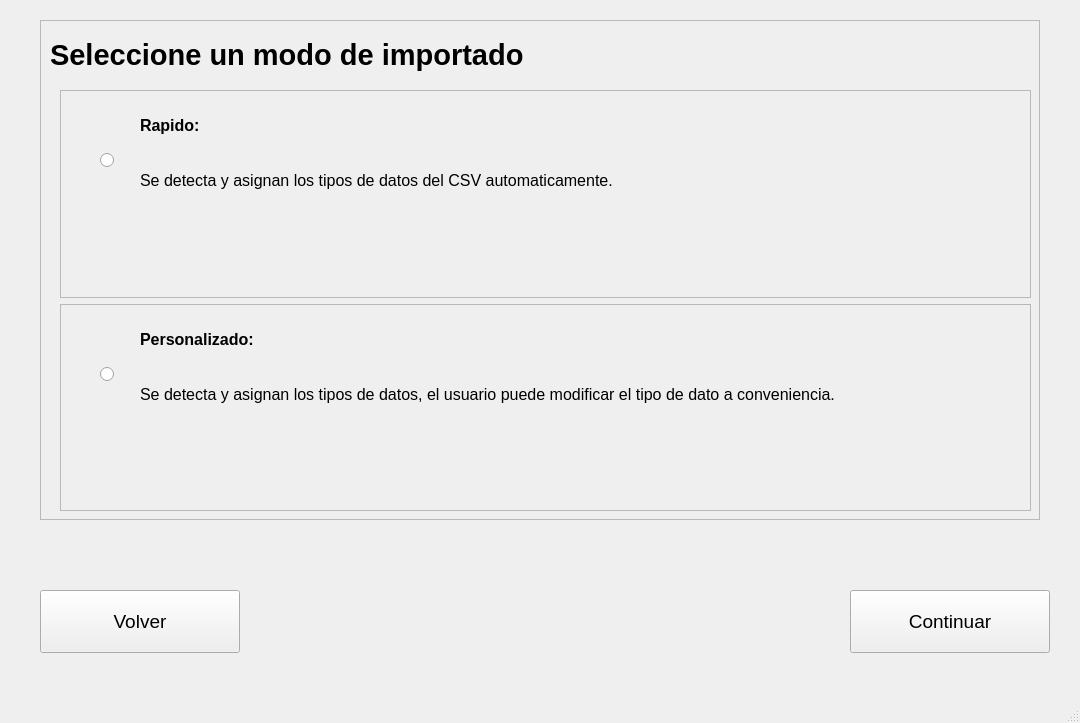
<?xml version="1.0" encoding="UTF-8"?>
<ui version="4.0">
 <class>MainWindow</class>
 <widget class="QMainWindow" name="MainWindow">
  <property name="geometry">
   <rect>
    <x>0</x>
    <y>0</y>
    <width>1080</width>
    <height>723</height>
   </rect>
  </property>
  <property name="windowTitle">
   <string>MainWindow</string>
  </property>
  <widget class="QWidget" name="centralwidget">
   <widget class="QFrame" name="frame">
    <property name="geometry">
     <rect>
      <x>40</x>
      <y>20</y>
      <width>1000</width>
      <height>500</height>
     </rect>
    </property>
    <property name="autoFillBackground">
     <bool>true</bool>
    </property>
    <property name="frameShape">
     <enum>QFrame::StyledPanel</enum>
    </property>
    <property name="frameShadow">
     <enum>QFrame::Raised</enum>
    </property>
    <widget class="QLabel" name="labelCabezal">
     <property name="geometry">
      <rect>
       <x>10</x>
       <y>10</y>
       <width>500</width>
       <height>49</height>
      </rect>
     </property>
     <property name="font">
      <font>
       <pointsize>22</pointsize>
       <weight>75</weight>
       <bold>true</bold>
      </font>
     </property>
     <property name="text">
      <string>Seleccione un modo de importado</string>
     </property>
    </widget>
    <widget class="QWidget" name="verticalLayoutWidget">
     <property name="geometry">
      <rect>
       <x>20</x>
       <y>70</y>
       <width>971</width>
       <height>421</height>
      </rect>
     </property>
     <layout class="QVBoxLayout" name="verticalLayout">
      <item>
       <widget class="QFrame" name="frameRapido">
        <property name="frameShape">
         <enum>QFrame::StyledPanel</enum>
        </property>
        <property name="frameShadow">
         <enum>QFrame::Raised</enum>
        </property>
        <widget class="QRadioButton" name="rbSqlServer">
         <property name="geometry">
          <rect>
           <x>40</x>
           <y>50</y>
           <width>31</width>
           <height>41</height>
          </rect>
         </property>
         <property name="baseSize">
          <size>
           <width>20</width>
           <height>20</height>
          </size>
         </property>
         <property name="text">
          <string/>
         </property>
         <property name="iconSize">
          <size>
           <width>300</width>
           <height>300</height>
          </size>
         </property>
         <property name="checkable">
          <bool>true</bool>
         </property>
         <property name="checked">
          <bool>false</bool>
         </property>
        </widget>
        <widget class="QLabel" name="laBdName_6">
         <property name="geometry">
          <rect>
           <x>80</x>
           <y>20</y>
           <width>311</width>
           <height>31</height>
          </rect>
         </property>
         <property name="font">
          <font>
           <pointsize>12</pointsize>
           <weight>75</weight>
           <bold>true</bold>
          </font>
         </property>
         <property name="text">
          <string>Rapido:</string>
         </property>
        </widget>
        <widget class="QLabel" name="laBdDescription_6">
         <property name="geometry">
          <rect>
           <x>80</x>
           <y>60</y>
           <width>741</width>
           <height>61</height>
          </rect>
         </property>
         <property name="font">
          <font>
           <pointsize>12</pointsize>
          </font>
         </property>
         <property name="text">
          <string>Se detecta y asignan los tipos de datos del CSV automaticamente.</string>
         </property>
        </widget>
       </widget>
      </item>
      <item>
       <widget class="QFrame" name="framePersonalizado">
        <property name="frameShape">
         <enum>QFrame::StyledPanel</enum>
        </property>
        <property name="frameShadow">
         <enum>QFrame::Raised</enum>
        </property>
        <widget class="QRadioButton" name="rbMysql">
         <property name="geometry">
          <rect>
           <x>40</x>
           <y>50</y>
           <width>31</width>
           <height>41</height>
          </rect>
         </property>
         <property name="baseSize">
          <size>
           <width>20</width>
           <height>20</height>
          </size>
         </property>
         <property name="text">
          <string/>
         </property>
         <property name="iconSize">
          <size>
           <width>300</width>
           <height>300</height>
          </size>
         </property>
         <property name="checkable">
          <bool>true</bool>
         </property>
         <property name="checked">
          <bool>false</bool>
         </property>
        </widget>
        <widget class="QLabel" name="laBdName">
         <property name="geometry">
          <rect>
           <x>80</x>
           <y>20</y>
           <width>311</width>
           <height>31</height>
          </rect>
         </property>
         <property name="font">
          <font>
           <pointsize>12</pointsize>
           <weight>75</weight>
           <bold>true</bold>
          </font>
         </property>
         <property name="text">
          <string>Personalizado:</string>
         </property>
        </widget>
        <widget class="QLabel" name="laBdDescription">
         <property name="geometry">
          <rect>
           <x>80</x>
           <y>60</y>
           <width>741</width>
           <height>61</height>
          </rect>
         </property>
         <property name="font">
          <font>
           <pointsize>12</pointsize>
          </font>
         </property>
         <property name="text">
          <string>Se detecta y asignan los tipos de datos, el usuario puede modificar el tipo de dato a conveniencia.</string>
         </property>
        </widget>
       </widget>
      </item>
     </layout>
    </widget>
   </widget>
   <widget class="QPushButton" name="btnContinuar">
    <property name="geometry">
     <rect>
      <x>850</x>
      <y>590</y>
      <width>200</width>
      <height>63</height>
     </rect>
    </property>
    <property name="font">
     <font>
      <pointsize>14</pointsize>
     </font>
    </property>
    <property name="text">
     <string>Continuar</string>
    </property>
    <property name="checkable">
     <bool>false</bool>
    </property>
   </widget>
   <widget class="QPushButton" name="btnRetroceder">
    <property name="geometry">
     <rect>
      <x>40</x>
      <y>590</y>
      <width>200</width>
      <height>63</height>
     </rect>
    </property>
    <property name="font">
     <font>
      <pointsize>14</pointsize>
     </font>
    </property>
    <property name="text">
     <string>Volver</string>
    </property>
    <property name="checkable">
     <bool>false</bool>
    </property>
   </widget>
  </widget>
  <widget class="QMenuBar" name="menubar">
   <property name="geometry">
    <rect>
     <x>0</x>
     <y>0</y>
     <width>1080</width>
     <height>21</height>
    </rect>
   </property>
  </widget>
  <widget class="QStatusBar" name="statusbar"/>
 </widget>
 <resources/>
 <connections/>
</ui>
